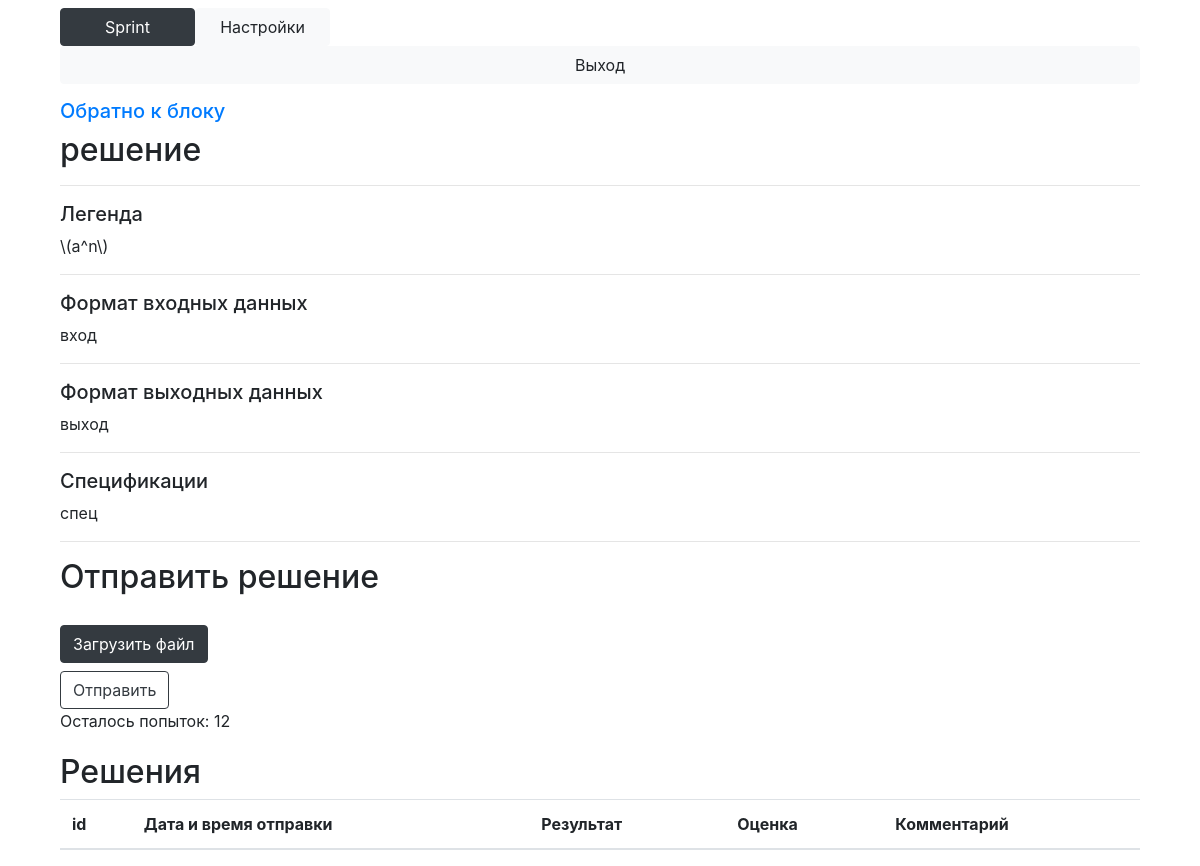
The page /task?id=1 (signed in) on the database as committed earlier.
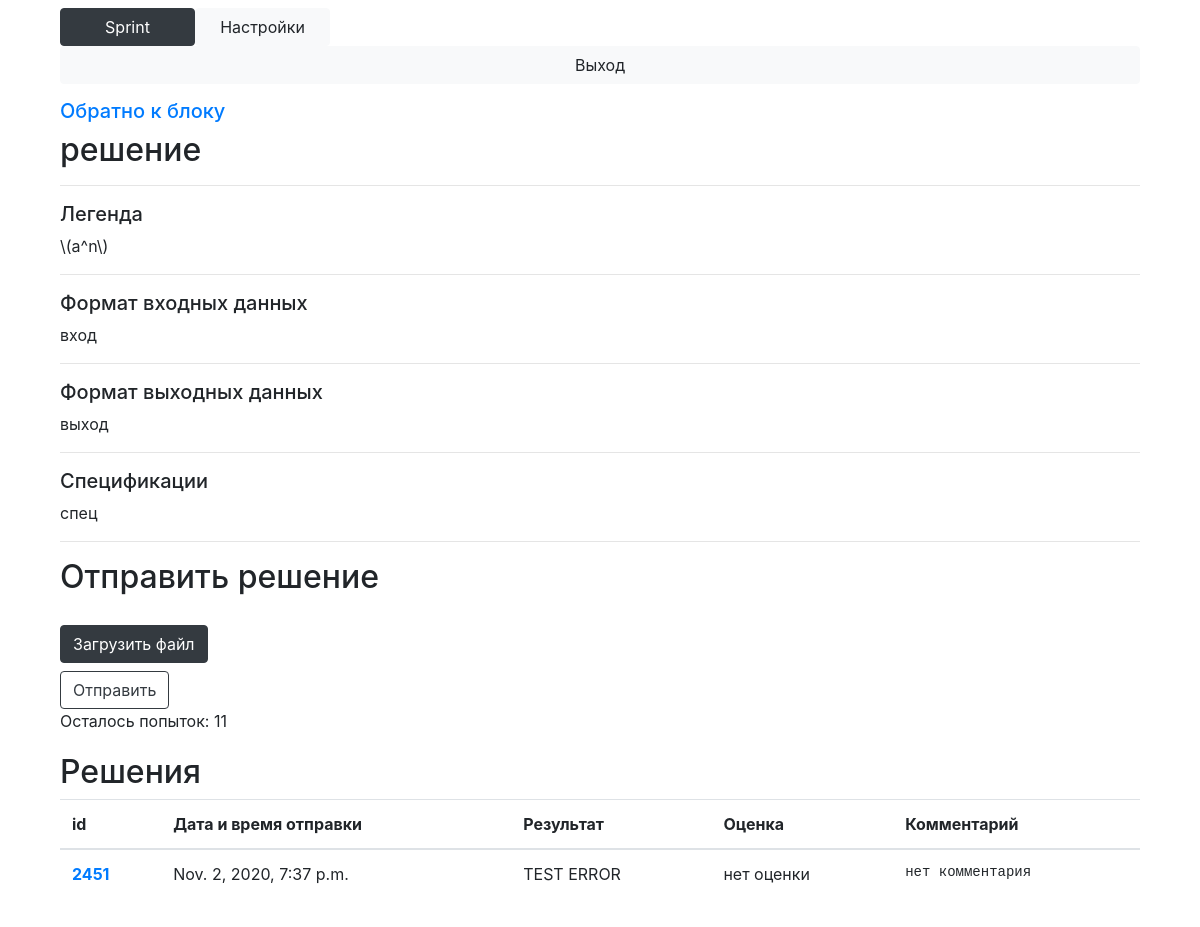
The same page on the database as committed later.
### Main/models.py (models this page shows, shortened)
class Task(models.Model):
    name = models.TextField()
    block = models.ForeignKey(Block, on_delete=models.CASCADE)
    legend = models.TextField(default='')
    input = models.TextField(default='')
    output = models.TextField(default='')
    specifications = models.TextField(default='')
    time_limit = models.IntegerField(default=10000)
    weight = models.FloatField(default=1.0)
    max_mark = models.IntegerField(default=10)
    max_solutions_count = models.IntegerField(default=10)
    show_details = models.IntegerField(default=1)
    full_solution = models.IntegerField(default=0)
    @property
    def showable(self):
        return 'checked' if bool(self.show_details) else ''

class Solution(models.Model):
    task = models.ForeignKey(Task, on_delete=models.CASCADE)
    user = models.ForeignKey(User, on_delete=models.CASCADE)
    result = models.TextField()
    details = models.TextField(default='')
    time_sent = models.DateTimeField(null=True)
    mark = models.IntegerField(null=True)
    comment = models.TextField(default='')
    @property
    def mark_property(self):
        return str(self.mark) if self.mark is not None else 'нет оценки'
    @property
    def comment_property(self):
        return self.comment if self.comment else 'нет комментария'

### Main/views.py (the view, shortened to what this page needs)
# urls.py: path('task', views.task),
def task(request):
    current_task = Task.objects.get(id=request.GET['id'])
    user = request.user
    if not check_permission_block(user, current_task.block):
        return HttpResponseRedirect('/main')
    administrator = check_admin(user)
    can_send = len(Solution.objects.filter(user=request.user, task=current_task)) < current_task.max_solutions_count or administrator
    return render(request, 'task.html', context={'is_admin': administrator,
                                                 'task': current_task,
                                                 'solutions': reversed(Solution.objects.filter(task=current_task, user=user)),
                                                 'can_send': can_send,
                                                 'can_edit': check_admin_on_course(request.user, current_task.block.course)})

### Main/context_processors.py (called while the page is built)
def attributes(request):
	return {
		'current_page': 'settings' if '/settings' == request.path else 'admin' if 'admin' in request.path else 'main',
		'is_admin': check_admin(request.user)
	}

### Main/main.py (called while the page is built)
def check_login(user):
    return user.is_authenticated

def check_admin(user):
    if check_teacher(user):
        return True
    if not check_login(user):
        return False
    try:
        Subscribe.objects.get(user=user, is_assistant=1)
        return True
    except ObjectDoesNotExist:
        return False

def check_teacher(user):
    return user.is_staff and check_login(user)

def courses_available(user):
    if user.is_superuser:
        return Course.objects.all()
    else:
        return [s.course for s in Subscribe.objects.filter(user=user)]

def check_permission_block(user, block):
    blocks = blocks_available(user)
    for course in blocks.keys():
        if block in blocks[course]:
            return True
    return False

def check_admin_on_course(user, course):
    if user.is_superuser:
        return True
    try:
        s = Subscribe.objects.get(user=user, course=course)
    except ObjectDoesNotExist:
        return False
    return s.is_assistant or user.is_staff

### templates/task.html (shortened to what this page needs)
{% extends 'base.html' %}
{% load filters %}
{% block onload %}doPoll(){% endblock %}
{% block content %}
        <h5>
            <a href="/block?id={{ task.block.id }}">Обратно к блоку</a>
        </h5>
        <h2>
            {{ task.name }}
        </h2>
        <hr>
        <h5>Легенда</h5>
        {% autoescape off %}
            {{ task.legend }}
        {% endautoescape %}
        <hr>
        <h5>Формат входных данных</h5>
            {% autoescape off %}
            {{ task.input }}
            {% endautoescape %}
        <hr>
        <h5>Формат выходных данных</h5>
            {% autoescape off %}
            {{ task.output }}
            {% endautoescape %}
        <hr>
        <h5>Спецификации</h5>
            {% autoescape off %}
            {{ task.specifications }}
            {% endautoescape %}
        <hr>
        {% if can_send or can_edit %}
            <h2>Отправить решение</h2>
            <form action="" method="POST" enctype="multipart/form-data">
                <label for="file-upload" class="btn btn-dark" style="margin-top: 20px;">
                    Загрузить файл
                </label>
                <br><input type="submit" value="Отправить" class="btn btn-outline-dark">
            </form>
        {% endif %}
        {% if not can_edit %}
        Осталось попыток: {{ user|last_attempts:task }}
        {% endif %}
        <h2 style="margin-top: 20px;">Решения</h2>
        <table class="table">
            <thead>
                <tr>
                    <th scope="col">id</th>
                    <th scope="col">Дата и время отправки</th>
                    <th scope="col">Результат</th>
                    <th scope="col">Оценка</th>
                    <th scope="col">Комментарий</th>
                </tr>
            </thead>
            <tbody id="solutions">
                {% include 'solutions_table.html' %}
            </tbody>
        </table>
{% endblock %}

### templates/solutions_table.html
{% for solution in solutions %}
  <tr>
      <th scope="row">
          <a href="/solution?id={{ solution.id }}">{{ solution.id }}</a>
      </th>
      <td>
          {{ solution.time_sent }}
      </td>
      <td>
          {% if can_edit or task.showable %}
                  <button type="button" class="btn btn-link" data-toggle="modal" data-target="#resultModalLong{{ solution.id }}">
                    {{ solution.result }}
                  </button>
                  <div class="modal fade" id="resultModalLong{{ solution.id }}" tabindex="-1" role="dialog" aria-labelledby="resultModalLongTitle{{ solution.id }}" aria-hidden="true">
                    <div class="modal-dialog" role="document">
                      <div class="modal-content">
                        <div class="modal-header">
                          <h5 class="modal-title" id="resultModalLongTitle{{ solution.id }}">Подробная информация о тестировании {{ solution.id }}</h5>
                          <button type="button" class="close" data-dismiss="modal" aria-label="Close">
                            <span aria-hidden="true">&times;</span>
                          </button>
                        </div>
                        <div class="modal-body">
                          <div class="container-fluid">
                              <div class="row">
                                  <div class="col-12">
{% autoescape off %}
{{ solution.details }}
{% endautoescape %}
                                  </div>
                              </div>
                          </div>
                        </div>
                        <div class="modal-footer">
                          <button type="button" class="btn btn-secondary" data-dismiss="modal">Close</button>
                        </div>
                      </div>
                    </div>
                  </div>
          {% else %}
                  {{ solution.result }}
          {% endif %}
      </td>
      <td>
          {{ solution.mark_property }}
      </td>
      <td>
<pre>
{{ solution.comment_property }}
</pre>
      </td>
  </tr>
{% endfor %}

Rows that differ between the two databases and show on the page:
changed Task "решение": max_solutions_count+id "12" → "11"
added Solution: id "2451", time_sent "Nov. 2, 2020, 7:37 p.m.", result "TEST ERROR", mark_property "нет оценки", comment_property "нет комментария"
